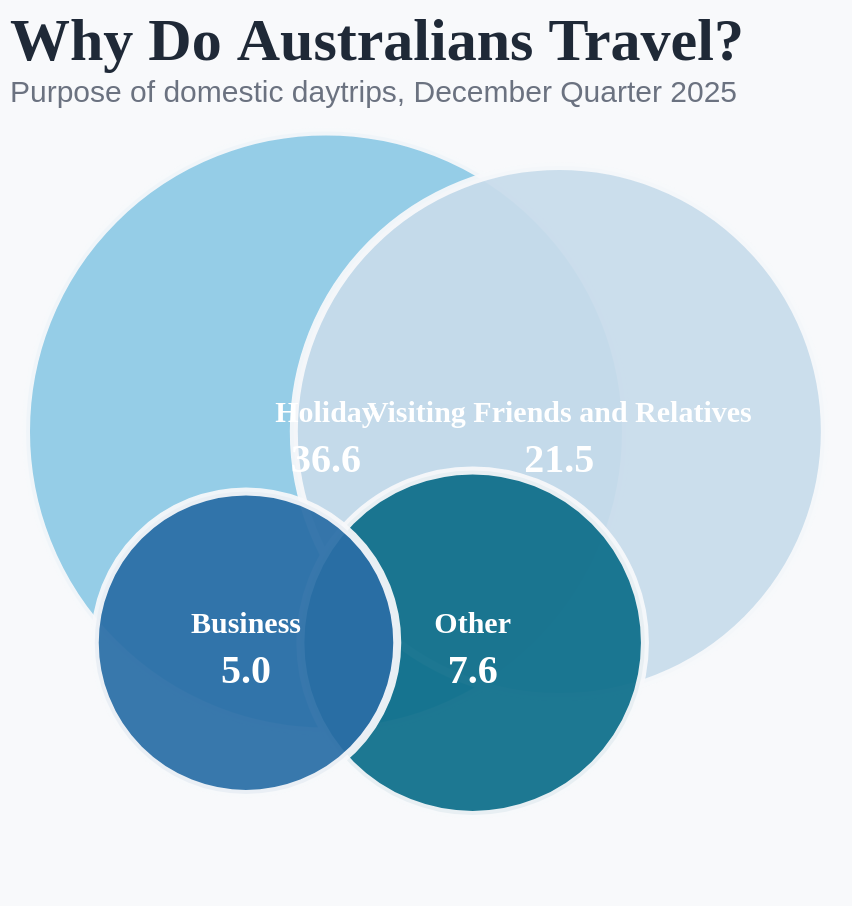

The Vega-Lite source for this figure:
### Vega-Lite specification from a JSON file in a GitHub repository (floating-point values rounded to 4 significant figures)
{"$schema": "https://vega.github.io/schema/vega-lite/v6.json", "background": "#f8f9fb", "title": {"text": "Why Do Australians Travel?", "subtitle": "Purpose of domestic daytrips, December Quarter 2025", "anchor": "start", "font": "Georgia", "fontSize": 30, "fontWeight": "bold", "subtitleFontSize": 15, "color": "#1f2937", "subtitleColor": "#6b7280"}, "width": "container", "height": 380, "data": {"values": [{"purpose": "Holiday", "trips_million": 36.6, "bubble_size": 36.6, "x": 30, "y": 55}, {"purpose": "Visiting Friends and Relatives", "trips_million": 21.5, "bubble_size": 28, "x": 65, "y": 55}, {"purpose": "Other", "trips_million": 7.6, "bubble_size": 10, "x": 52, "y": 30}, {"purpose": "Business", "trips_million": 5.0, "bubble_size": 7, "x": 18, "y": 30}]}, "layer": [{"mark": {"type": "circle", "opacity": 0.93, "stroke": "#f8f9fb", "strokeWidth": 4}, "encoding": {"x": {"field": "x", "type": "quantitative", "scale": {"domain": [0, 90]}, "axis": null}, "y": {"field": "y", "type": "quantitative", "scale": {"domain": [0, 90]}, "axis": null}, "size": {"field": "bubble_size", "type": "quantitative", "scale": {"range": [7000, 90000]}, "legend": null}, "color": {"field": "purpose", "type": "nominal", "scale": {"domain": ["Holiday", "Visiting Friends and Relatives", "Other", "Business"], "range": ["#8ecae6", "#c9dceb", "#0d6e8a", "#2b6ea6"]}, "legend": null}, "tooltip": [{"field": "purpose", "type": "nominal", "title": "Purpose"}, {"field": "trips_million", "type": "quantitative", "title": "Trips (millions)", "format": ".1f"}]}}, {"mark": {"type": "text", "font": "Georgia", "fontWeight": "bold", "fontSize": 15, "color": "#ffffff", "align": "center", "baseline": "middle", "dy": -10}, "encoding": {"x": {"field": "x", "type": "quantitative"}, "y": {"field": "y", "type": "quantitative"}, "text": {"field": "purpose"}}}, {"mark": {"type": "text", "font": "Georgia", "fontSize": 20, "fontWeight": "bold", "color": "#ffffff", "align": "center", "baseline": "middle", "dy": 14}, "encoding": {"x": {"field": "x", "type": "quantitative"}, "y": {"field": "y", "type": "quantitative"}, "text": {"field": "trips_million", "type": "quantitative", "format": ".1f"}}}], "config": {"view": {"stroke": null}}}
